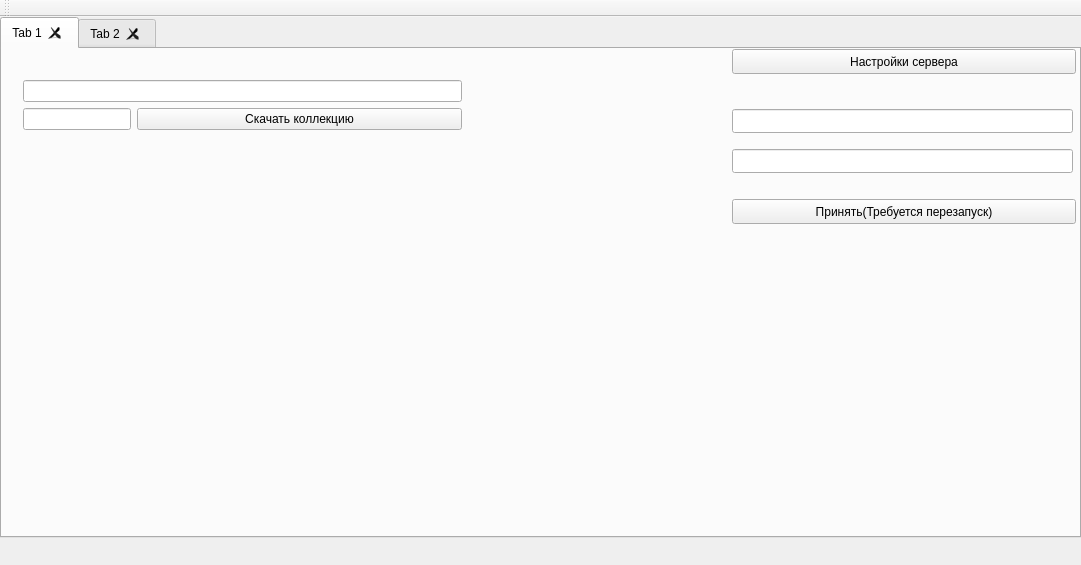
<?xml version="1.0" encoding="UTF-8"?>
<ui version="4.0">
 <class>MainWindow</class>
 <widget class="QMainWindow" name="MainWindow">
  <property name="geometry">
   <rect>
    <x>0</x>
    <y>0</y>
    <width>1081</width>
    <height>565</height>
   </rect>
  </property>
  <property name="windowTitle">
   <string>MainWindow</string>
  </property>
  <widget class="QWidget" name="centralWidget">
   <widget class="QTabWidget" name="tabWidget">
    <property name="geometry">
     <rect>
      <x>0</x>
      <y>0</y>
      <width>1081</width>
      <height>521</height>
     </rect>
    </property>
    <property name="tabShape">
     <enum>QTabWidget::Rounded</enum>
    </property>
    <property name="currentIndex">
     <number>0</number>
    </property>
    <property name="elideMode">
     <enum>Qt::ElideNone</enum>
    </property>
    <property name="tabsClosable">
     <bool>true</bool>
    </property>
    <property name="movable">
     <bool>true</bool>
    </property>
    <widget class="QWidget" name="tab_3">
     <attribute name="title">
      <string>Tab 1</string>
     </attribute>
     <widget class="QWidget" name="layoutWidget">
      <property name="geometry">
       <rect>
        <x>10</x>
        <y>20</y>
        <width>461</width>
        <height>291</height>
       </rect>
      </property>
      <layout class="QFormLayout" name="formLayout">
       <item row="0" column="0" colspan="2">
        <widget class="QLineEdit" name="lineEditNameCollection">
         <property name="sizePolicy">
          <sizepolicy hsizetype="Preferred" vsizetype="Fixed">
           <horstretch>0</horstretch>
           <verstretch>0</verstretch>
          </sizepolicy>
         </property>
         <property name="text">
          <string/>
         </property>
        </widget>
       </item>
       <item row="1" column="0">
        <widget class="QLineEdit" name="lineEditURL">
         <property name="text">
          <string/>
         </property>
        </widget>
       </item>
       <item row="1" column="1">
        <widget class="QPushButton" name="pushButtonDownload">
         <property name="text">
          <string>Скачать коллекцию</string>
         </property>
         <property name="shortcut">
          <string>Return</string>
         </property>
        </widget>
       </item>
      </layout>
     </widget>
     <widget class="QPushButton" name="serversettingsbtn">
      <property name="geometry">
       <rect>
        <x>730</x>
        <y>0</y>
        <width>344</width>
        <height>25</height>
       </rect>
      </property>
      <property name="text">
       <string>Настройки сервера</string>
      </property>
      <property name="shortcut">
       <string>Return</string>
      </property>
     </widget>
     <widget class="QLineEdit" name="portedit">
      <property name="geometry">
       <rect>
        <x>730</x>
        <y>60</y>
        <width>341</width>
        <height>24</height>
       </rect>
      </property>
     </widget>
     <widget class="QLineEdit" name="nameedit">
      <property name="geometry">
       <rect>
        <x>730</x>
        <y>100</y>
        <width>341</width>
        <height>24</height>
       </rect>
      </property>
     </widget>
     <widget class="QPushButton" name="acceptsettingsbtn">
      <property name="geometry">
       <rect>
        <x>730</x>
        <y>150</y>
        <width>344</width>
        <height>25</height>
       </rect>
      </property>
      <property name="text">
       <string>Принять(Требуется перезапуск)</string>
      </property>
      <property name="shortcut">
       <string>Return</string>
      </property>
     </widget>
    </widget>
    <widget class="QWidget" name="tab_4">
     <attribute name="title">
      <string>Tab 2</string>
     </attribute>
     <widget class="QLineEdit" name="lineEditCollectionOpenName">
      <property name="geometry">
       <rect>
        <x>10</x>
        <y>30</y>
        <width>211</width>
        <height>24</height>
       </rect>
      </property>
      <property name="text">
       <string/>
      </property>
     </widget>
     <widget class="QPushButton" name="pushButtonOpenLocalFile">
      <property name="geometry">
       <rect>
        <x>250</x>
        <y>30</y>
        <width>151</width>
        <height>25</height>
       </rect>
      </property>
      <property name="text">
       <string>Открыть коллецию</string>
      </property>
     </widget>
     <widget class="QLabel" name="label_2">
      <property name="geometry">
       <rect>
        <x>24</x>
        <y>66</y>
        <width>51</width>
        <height>20</height>
       </rect>
      </property>
      <property name="text">
       <string/>
      </property>
     </widget>
     <widget class="QPushButton" name="pushButtonOpenGlobalFIle">
      <property name="geometry">
       <rect>
        <x>250</x>
        <y>80</y>
        <width>271</width>
        <height>25</height>
       </rect>
      </property>
      <property name="text">
       <string>Посмотреть доступные коллекции</string>
      </property>
     </widget>
    </widget>
   </widget>
  </widget>
  <widget class="QToolBar" name="mainToolBar">
   <attribute name="toolBarArea">
    <enum>TopToolBarArea</enum>
   </attribute>
   <attribute name="toolBarBreak">
    <bool>false</bool>
   </attribute>
  </widget>
  <widget class="QMenuBar" name="menuBar">
   <property name="geometry">
    <rect>
     <x>0</x>
     <y>0</y>
     <width>1081</width>
     <height>25</height>
    </rect>
   </property>
  </widget>
 </widget>
 <layoutdefault spacing="6" margin="11"/>
 <resources/>
 <connections/>
</ui>
